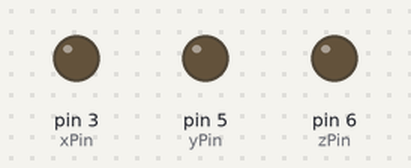
Bench run of a sketch on a simulated Arduino Uno, built with avr-gcc and run on an emulated ATmega328P. On the bench: output pins drawn as LEDs (lit = HIGH).

Above: at 0.18 s.
Timing chart, 0 to 0.8 s (numbered marks = the images above):
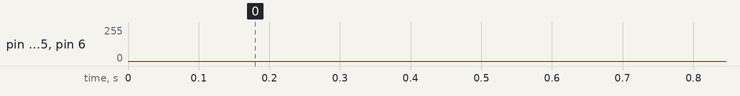

The sketch:

AnalogXYZ.ino
```cpp
const int xPin = 3;
const int yPin = 5;
const int zPin = 6;

const float frequency = 1; // Frequency of the wave
const int amplitude = 127;   // Amplitude (max value is 127 for 8-bit PWM)
const int offset = 127;      // Offset to center the wave (127 for 8-bit PWM)
const int resolution = 900;  // Number of steps in the wave
const int delayMs = 0;      // Delay between each step (controls speed)

void setup() {
  pinMode(xPin, OUTPUT);
  pinMode(yPin, OUTPUT);
  pinMode(zPin, OUTPUT);
}

int zp=0 ;

void loop() {
  zp+=7;
  for (int i = 0; i < resolution; i+=11) {
    // Calculate the angle in radians for the current step
    float angle = 2.0 * PI * frequency * (i / (float)resolution);

    // Generate X and Y values using sine and cosine
    int xValue =(int)((double)offset + (double)amplitude * sin(angle));
    int yValue = (double)offset + (double)amplitude * cos(angle);
    int zValue = (zp+i)%255-127;

    analogWrite(xPin, xValue);
    analogWrite(yPin, yValue);
    analogWrite(zPin, zValue);

    // Small delay to control the speed of the wave
    //delay(delayMs);
  }
}
```
